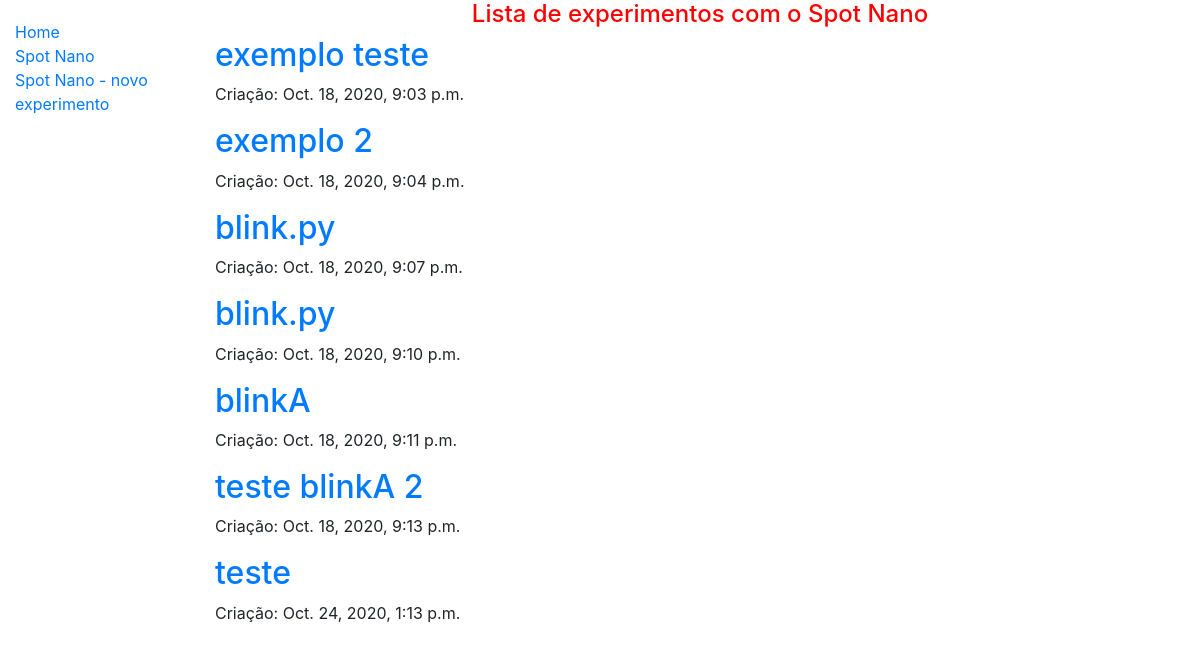
The app's page /BancadaIA/spotnano/experimentos/lista/, older data.
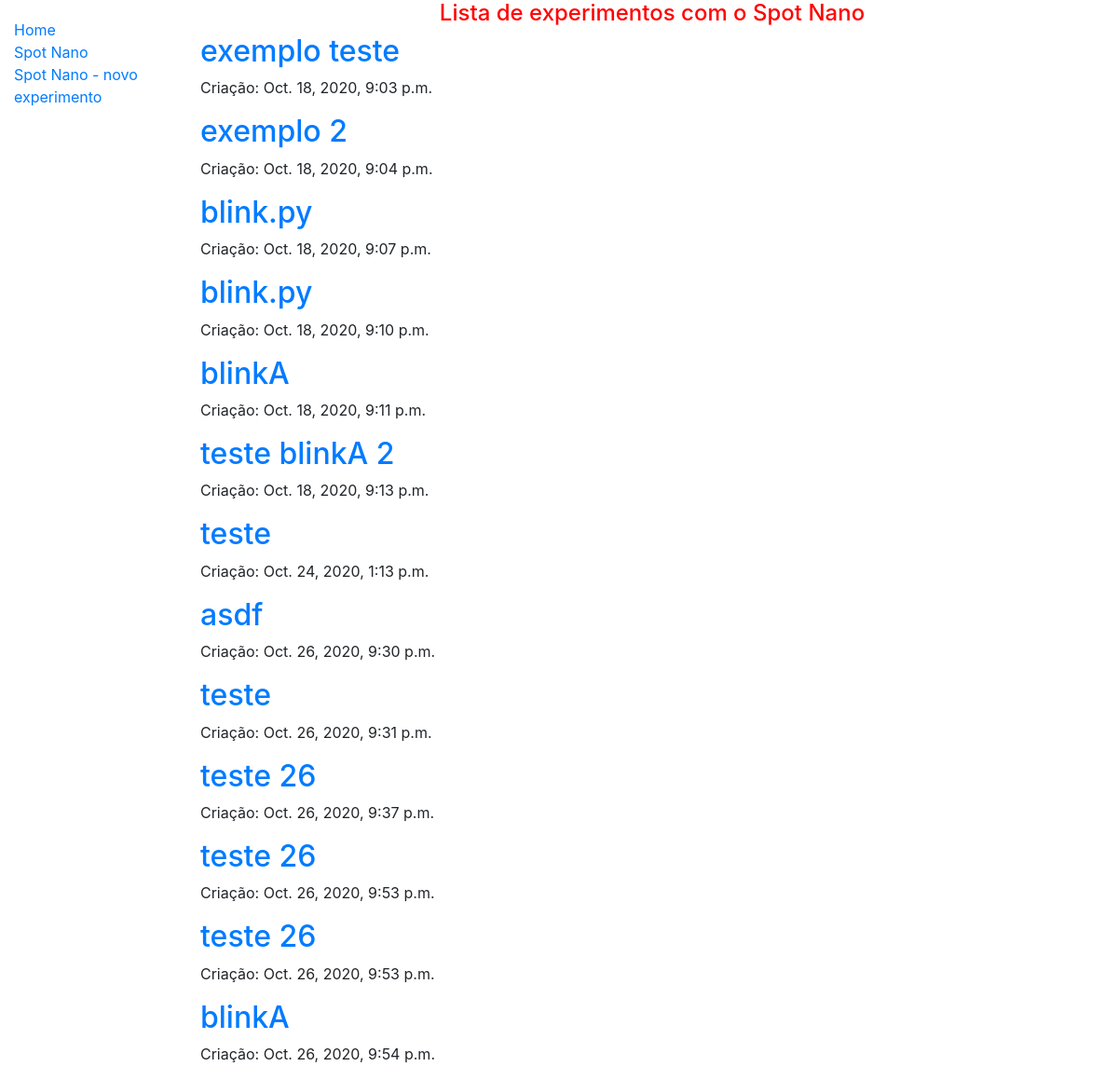
The same page, newer data.
### BancadaIA/models.py (models this page shows, shortened)
class ExperimentoSpotNano(models.Model):
    author = models.ForeignKey(settings.AUTH_USER_MODEL, on_delete=models.CASCADE)
    title = models.CharField(max_length=200)
    codigo = models.TextField()
    created_date = models.DateTimeField(default=timezone.now)

### BancadaIA/views.py (the view)
# urls.py: path('spotnano/experimentos/lista/', views.SpotNanoExperimentosLista.as_view(), name='spotnano_experimentos_lista'),
class SpotNanoExperimentosLista(FormView):
    def get(self, request, *args, **kwargs):
        posts = ExperimentoSpotNano.objects.filter(created_date__lte=timezone.now()).order_by('created_date')
        return render(request, 'spotnano/spotnano_experimentos_lista.html',
                      {'posts': posts, 'titulo': 'Lista de experimentos com o Spot Nano'})

### BancadaIA/templates/spotnano/spotnano_experimentos_lista.html
{% extends "base_generic.html" %}
{% load static %}
{% block content %}
    <h1>{{ titulo }}</h1>
    {% for post in posts %}
        <div>
            <h2><a href="{% url 'spotnano_experimentos_detail' pk=post.pk %}">{{ post.title }}</a></h2>
            <p>Criação: {{ post.created_date }}</p>
        </div>
    {% endfor %}
{% endblock %}

Row changes from the older to the newer data that the page shows:
added ExperimentoSpotNano: title "asdf", created_date "Oct. 26, 2020, 9:30 p.m."
added ExperimentoSpotNano: title "teste", created_date "Oct. 26, 2020, 9:31 p.m."
added ExperimentoSpotNano: title "teste 26", created_date "Oct. 26, 2020, 9:37 p.m."
added ExperimentoSpotNano: title "teste 26", created_date "Oct. 26, 2020, 9:53 p.m."
added ExperimentoSpotNano: title "teste 26", created_date "Oct. 26, 2020, 9:53 p.m."
added ExperimentoSpotNano: title "blinkA", created_date "Oct. 26, 2020, 9:54 p.m."
